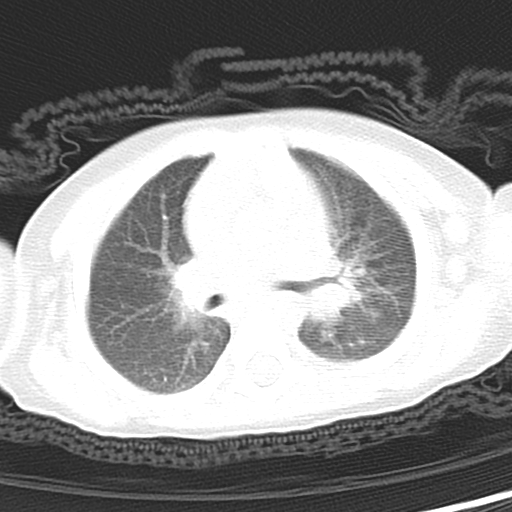
#> input picture donnees/lung.png, 512 x 512 px
$ jupyter execute --allow-errors Fiche_IA.ipynb
#> lines starting #> are read from the running program, lines starting #| are printed output that depends on the picture
# Classification
- Classification SVM à marge souple (LinearSVC et Pipeline)
- Classification SVM non linéaire (LinearSVC et Pipeline polynomial)
- Classification Noyeau polynomial (SVC kernel poly et Pipeline)
- Classification Noyau Radial Gaussien (SVC Kernel rbf et Pipeline standard)

### Préparation d'une classification

[cell 1]
import matplotlib.pyplot as plt
from sklearn import datasets
#> (the rest of this cell did not finish here and is left out)

### *Classification noyau polynomial (SVC Kernel)*

[cell 2]
from sklearn import svm

#Create a svm Classifier
clf = svm.SVC(kernel='linear') # Linear Kernel
#> (the rest of this cell did not finish here and is left out)

### *Classification linéaire avec SGDC*

[cell 3]
from  sklearn.linear_model  import  SGDClassifier

sg_clf = SGDClassifier(random_state=42)
#> (the rest of this cell did not finish here and is left out)

### *Classification avec "Kernel="poly"*

[cell 4]
import numpy as np
#génération de données
np.random.seed(42)
m = 100
x = 2 * np.random.rand(m, 1) - 1
y = (0.2 + 0.1 * x + 0.5 * x**2 + np.random.randn(m, 1)/10).ravel()


#Appliquer une regression polynomiale
import operator

from sklearn.metrics import mean_squared_error, r2_score
from sklearn.svm import SVR
model = SVR(kernel="poly", degree=2, C=100, epsilon=0.1, gamma="scale")

#Entrainement
model.fit(x, y)

#Prédiction
y_poly_pred = model.predict(x)

#Affcihage des métrique rmse et r2
rmse = np.sqrt(mean_squared_error(y,y_poly_pred))
r2 = r2_score(y,y_poly_pred)
print("rmse = ",rmse)
print("r2 = ",r2)

#### Lecture du graph

[cell 5]
#Affichage du graphique
plt.scatter(x, y, s=10)
# trier les valeurs avant le tracé
sort_axis = operator.itemgetter(0)
sorted_zip = sorted(zip(x,y_poly_pred), key=sort_axis)
x, y_poly_pred = zip(*sorted_zip)
plt.plot(x, y_poly_pred, color='m')
plt.show()
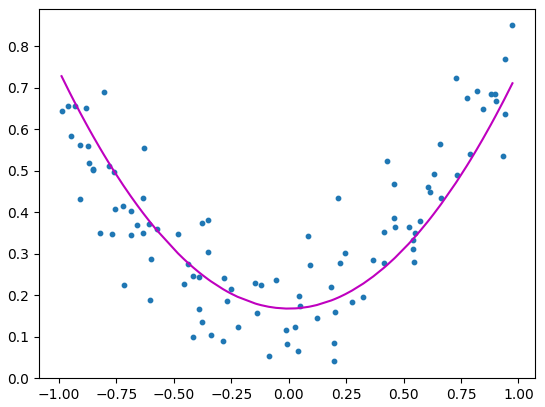
#> figure drawn by matplotlib, 1 panel; curve peaks at x = -0.989, y = 0.727

### *Classification SVM Multiclasses*

[cell 6]
import matplotlib
import matplotlib.pyplot as plt
from sklearn import datasets, svm, metrics

# La base de données digits
digits = datasets.load_digits()
X1=digits.images
Y1=digits.target

#affcihage d'une image
some_digit = X1[109]#5
plt.imshow(some_digit,cmap = matplotlib.cm.binary,interpolation='nearest')

#Pour appliquer un classificateur sur ces données, nous devons aplatir l'image,
# transformer les données dans une matrice (nbr_dimages, nbr_de_pixels):
n_samples = len(digits.images)
data = digits.images.reshape((n_samples, -1))

# créer un classifieur SVM
classifier = svm.SVC(gamma=0.001)

# Partager la base de données en 2 bases : une base d'apprentissage + une base de test
#> (the rest of this cell did not finish here and is left out)

#### Lecture du graph

### *Régression SVM*

[cell 7]
#Réression linéaire
#####################
#1)chargement des données
import pandas as pd
path="donnees/donnees_TP2.csv"
#> (the rest of this cell did not finish here and is left out)

[cell 8]
from sklearn.svm import LinearSVR
model = LinearSVR(epsilon=1.5,max_iter=1200000)

# Entrainement du modèle
#> (the rest of this cell did not finish here and is left out)

### *Matrices de confusion et tout le tintouin*

[cell 9]
from sklearn.metrics import classification_report,confusion_matrix,multilabel_confusion_matrix

#> (the rest of this cell did not finish here and is left out)

### *Fonction jolie matrice de confusion*

[cell 10]
def confusion_matrix_ascii(confusion_matrix):
  # Création de la table ASCII
  print('+------------+------------+------------+')

  # En-tête de la table
  print('|            | Positif    | Négatif    |')
  print('+------------+------------+------------+')

  # Lignes de la table
  for i, row in enumerate(confusion_matrix):
    if i == 0:
      print('| Réel positif |', end='')
    else:
      print('| Réel négatif |', end='')
    for cell in row:
      print(f' {cell:10d} |', end='')
    print()
    print('+------------+------------+------------+')

# Régression
- Régression SVM Linéaire (Linear SVR)
- Régression SVM non Linéaire (SVR kernel=poly)
- Régression linéaire classique

### *Régression linéaire classique*

[cell 11]
#1)chargement des données
import pandas as pd
path="donnees/donnees_TP2.csv"
#> (the rest of this cell did not finish here and is left out)

### *Régression polynomiale*

[cell 12]
import numpy as np
import matplotlib.pyplot as plt

#génération de données
np.random.seed(0)
x = 2 - 3 * np.random.normal(0, 1, 20)
y = x - 2 * (x ** 2) + 0.5 * (x ** 3) + np.random.normal(-3, 3, 20)
plt.scatter(x,y, s=50 )
plt.show()
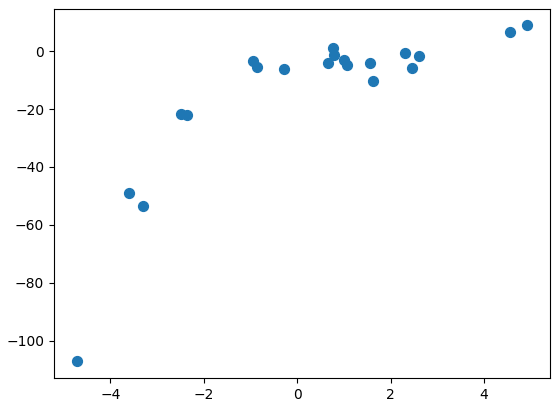
#> figure drawn by matplotlib, 1 panel

#appliquer une regression linéaire
from sklearn.linear_model import LinearRegression

# transformer les données pour ajouter un nouvea axe
x = x[:, np.newaxis]
y = y[:, np.newaxis]

model = LinearRegression()
model.fit(x, y)
y_pred = model.predict(x)

plt.scatter(x, y, s=10)
plt.plot(x, y_pred, color='r')
plt.show()
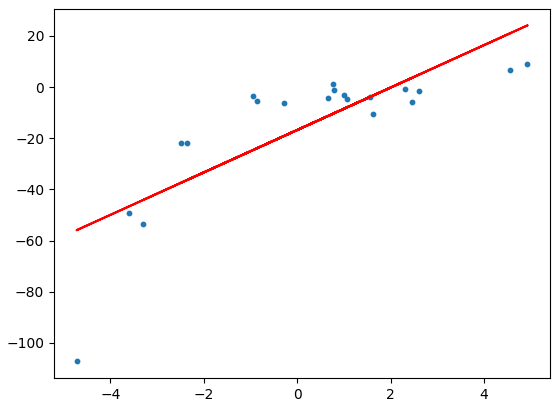
#> figure drawn by matplotlib, 1 panel
#calcul de l'erreur quadratique moyenne et du score R2
from sklearn.metrics import mean_squared_error, r2_score
rmse = np.sqrt(mean_squared_error(y,y_pred))
r2 = r2_score(y,y_pred)
print("rmse = ",rmse)
print("r2 = ",r2)

#appliquer une regression polynomiale
import operator
from sklearn.preprocessing import PolynomialFeatures

#appliquer une transformation polynomialede degré 2 aux données x pour avoir x_poly
#polynomial_features= PolynomialFeatures(degree=2)
#polynomial_features= PolynomialFeatures(degree=3)
for nbr in [2,3,20]:
    polynomial_features= PolynomialFeatures(degree=nbr)
    x_poly = polynomial_features.fit_transform(x)
    #print("x = ",x)
    #print("x_poly = ",x_poly)

    model = LinearRegression()
    model.fit(x_poly, y)
    y_poly_pred = model.predict(x_poly)

    rmse = np.sqrt(mean_squared_error(y,y_poly_pred))
    r2 = r2_score(y,y_poly_pred)
    print("rmse = ",rmse)
    print("r2 = ",r2)

    plt.scatter(x,y)
    # trier les valeurs de x avant le tracé
    sort_axis = operator.itemgetter(0)
    sorted_zip = sorted(zip(x,y_poly_pred), key=sort_axis)
    x, y_poly_pred = zip(*sorted_zip)
    plt.plot(x, y_poly_pred, color='m')
    plt.show()

#Avec un degree=20 on est face à un phénomène d'overfitting (surajustement)

# Voisins les plus proches
- méthodes des K-NN

[cell 13]
#1)chargement des données
import pandas as pd
path="donnees/donnees_TP2.csv"
#> (the rest of this cell did not finish here and is left out)

# Arbres de décision
- Arbre de classification
- Arbre de régression

### *Charger des données*

[cell 14]
from sklearn.datasets import load_breast_cancer
bd = load_breast_cancer()
X = bd.data
Y = bd.target
print(X.shape)
from sklearn.model_selection import train_test_split

X_train, X_test, Y_train, Y_test = train_test_split(X,Y,test_size=0.3,shuffle=False,random_state=42)

import numpy as np
shuffle_index = np.random.permutation(len(X_train))
X_train,Y_train = X_train[shuffle_index],Y_train[shuffle_index]

### *Decision tree classifier*

[cell 15]
from sklearn.tree import DecisionTreeClassifier
tree1 = DecisionTreeClassifier(criterion="entropy")
tree1.fit(X_train,Y_train)

from sklearn.tree import export_graphviz
import os
from graphviz import Source
with open("trees/cancer.dot", 'w') as f:
    export_graphviz(tree1, out_file=os.path.join( "trees/cancer.dot"),
        feature_names=bd.feature_names[:], class_names=bd.target_names,
        rounded=True, filled=True)
Source.from_file(os.path.join("trees/cancer.dot"))
#> (this line was passed over: graphviz is not available in this run)

y_predt=tree1.predict(X_test)

[cell 16]
Source.from_file(os.path.join("trees/cancer.dot"))
#> (this line was passed over: graphviz is not available in this run)

### *Matrice conf etc*

[cell 17]
from sklearn.metrics import confusion_matrix
print(confusion_matrix ( Y_test ,  y_predt))
from sklearn.metrics import precision_score,recall_score,f1_score
print("precision = ",precision_score(Y_test ,  y_predt))
print("rappel = ",recall_score(Y_test ,  y_predt))
print("f1 = ",f1_score(Y_test ,  y_predt))

### *Decision tree regressor*

[cell 18]
from sklearn.datasets import load_diabetes

diabetes = load_diabetes()

X_train, X_test, y_train, y_test = train_test_split(diabetes.data, diabetes.target, test_size=0.30,shuffle=False,random_state=42)

print(diabetes.feature_names)

from sklearn.tree import DecisionTreeRegressor
clf = DecisionTreeRegressor(max_depth=3, random_state=42)

clf.fit(X_train, y_train)

from sklearn.tree import export_graphviz
import os
from graphviz import Source
with open("trees/diabetes.dot", 'w') as f:
    export_graphviz(clf, out_file=os.path.join( "trees/diabetes.dot"),
        feature_names=diabetes.feature_names[:],
        rounded=True, filled=True)
Source.from_file(os.path.join("trees/diabetes.dot"))
#> (this line was passed over: graphviz is not available in this run)

y_predicted = clf.predict(X_test)
# ERREUR QUADRATIQUE QUE POUR REGRESSOR
from sklearn.metrics import mean_squared_error
print(mean_squared_error(y_test, y_predicted))

# Réseau de neurones
- Kmeans
- MLP Classifier

### *Import de datas*

[cell 19]
from skimage import io
import matplotlib.pyplot as plt
image1 = io.imread(r'donnees/lung.png',as_gray=True)/255.0
#> image1: shape (512, 512) float64; min 0.145, max 1, mean 0.566
image2 = io.imread(r'donnees/beach4.jpg')/255.0
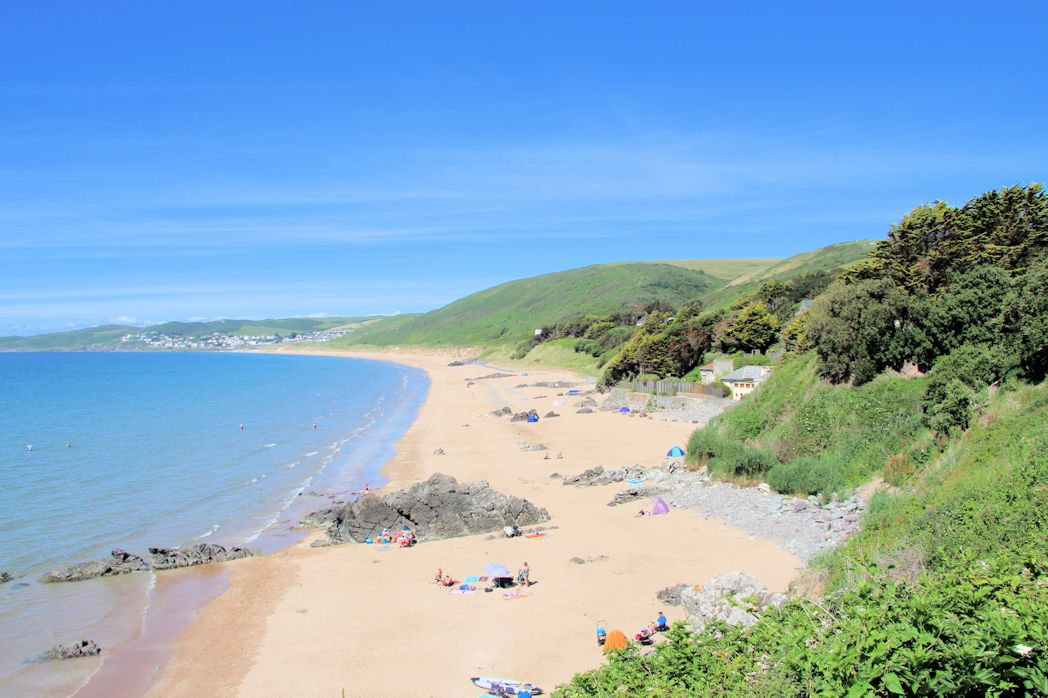
#> input picture donnees/beach4.jpg, 1048 x 698 px
print(image1.shape)
#| (512, 512)
print(image2.shape)
#| (698, 1048, 3)

plt.figure()
plt.imshow(image1)
plt.figure()
plt.imshow(image2)

### *Application kmeans*

a) Redimensionnez les images en deux dimensions (largeur*hauteur, 1) pour l'image médicale et (largeur*hauteur, 3) pour l'autre.<br>
b) Importez la fonction KMeans à partir de sklearn.cluster<br>
c) Appliquez un clustering Kmeans sur les données de l’image en utilisant 3 clusters.<br>
d) Calculez les valeurs des images segmentées via le clustering Kmeans crée.<br>

[cell 20]
from sklearn.cluster import KMeans
h1, w1 = image1.shape
#> h1 = 512; w1 = 512
h2, w2, c = image2.shape
#> h2 = 698; w2 = 1048; c = 3
image1_2d = image1.reshape(h1*w1,1)
image2_2d = image2.reshape(h2*w2, 3)

kmeans1 = KMeans(n_clusters=3)
kmeans1.fit(image1_2d)
cluster_centers1 = kmeans1.cluster_centers_
cluster_labels1 = kmeans1.labels_
print(cluster_centers1)
print(cluster_labels1)

kmeans2 = KMeans(n_clusters=3, random_state=0).fit(image2_2d)
image2_result = kmeans2.cluster_centers_[kmeans2.labels_]

[cell 21]
import matplotlib.pyplot as plt

newimage1 = cluster_centers1[cluster_labels1].reshape(h1, w1)*255.0
newimage1 = newimage1.astype('uint8')
plt.imshow(image1)
plt.show()
io.imshow(newimage1)
io.show()
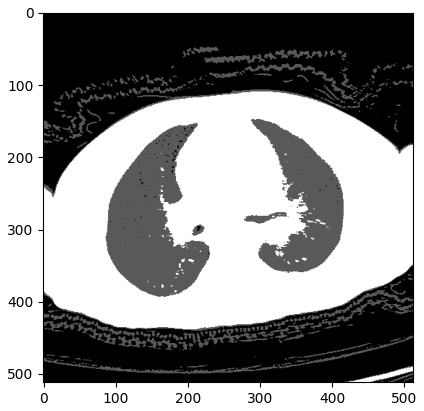
#> figure drawn by matplotlib, 1 panel
io.imsave('donnees/lung_kmeans.gif', newimage1)
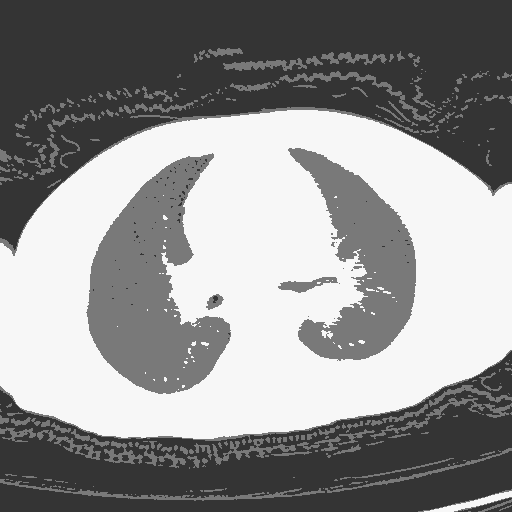
#> saved as lung_kmeans.gif: shape (512, 512, 3); min 52, max 247, mean 143.8


image2_result = image2_result.reshape(h2, w2, 3)
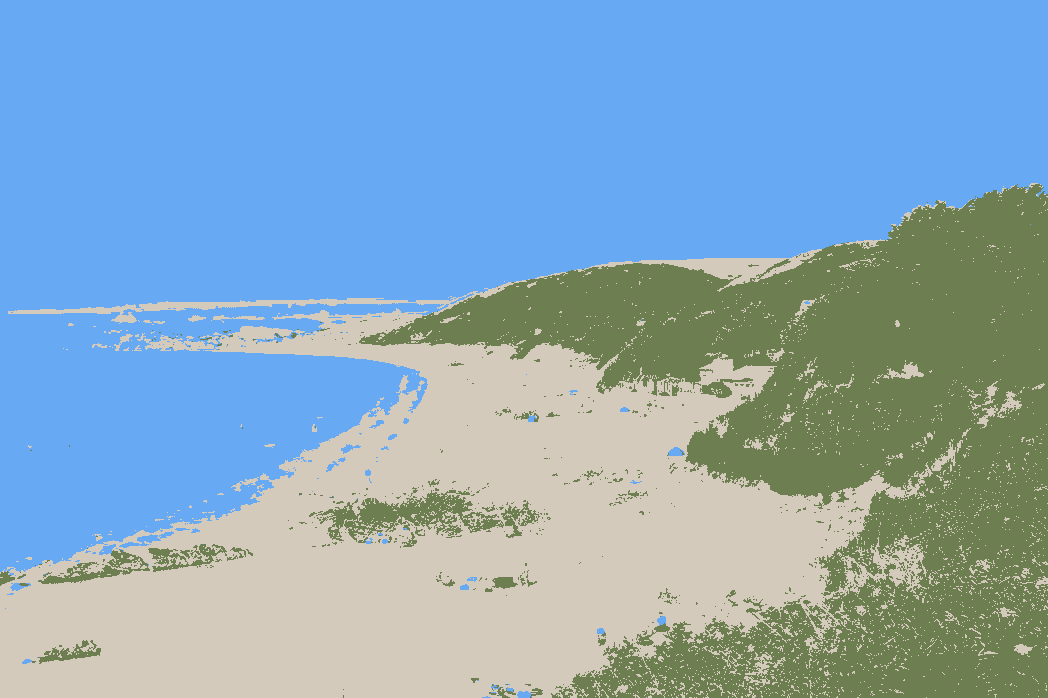
#> image2_result: shape (698, 1048, 3) float64; mean of channels 0, 1, 2 0.532, 0.664, 0.749; drawn as R, G, B
plt.imshow(image2)
plt.show()
plt.imshow(image2_result)
plt.show()
